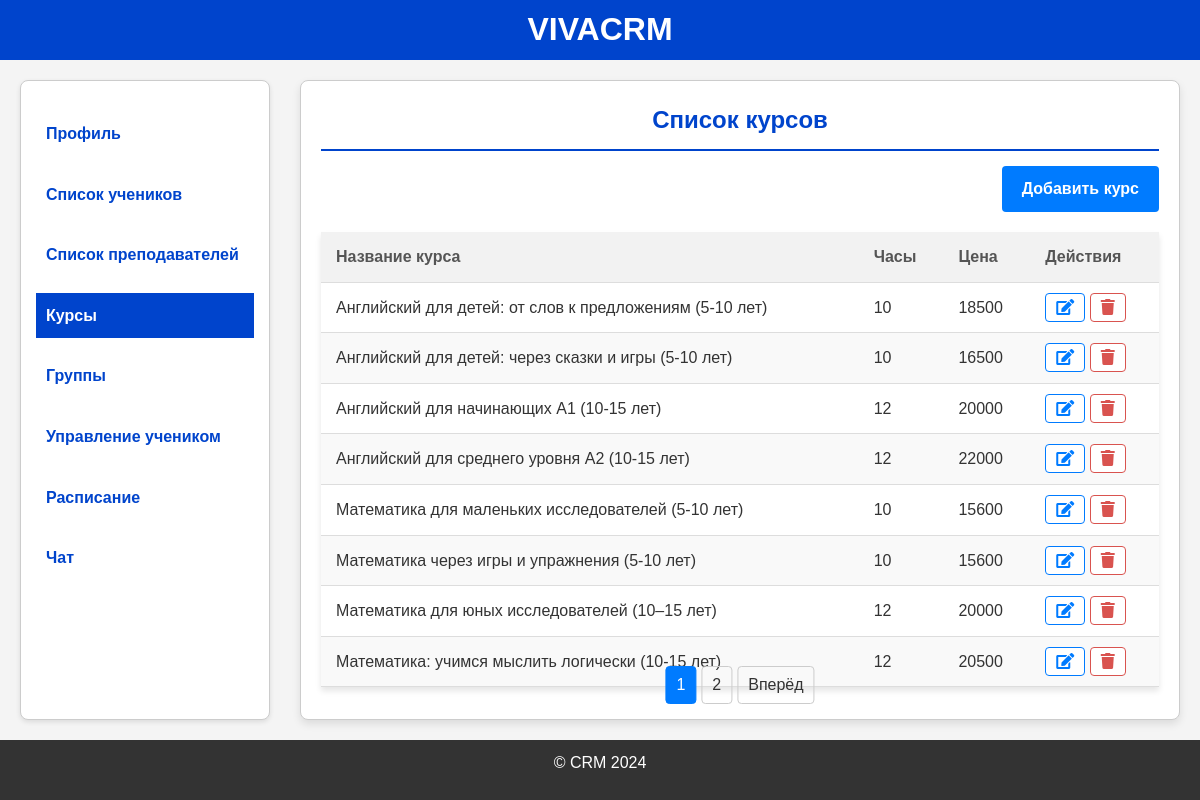
The page /courses (signed in) on the database its author committed.
### models.py (models this page shows)
class Course(db.Model):
    id = db.Column(db.Integer, primary_key=True)
    course_name = db.Column(db.String(100), nullable=False)
    academic_hours = db.Column(db.Integer, nullable=False)
    price = db.Column(db.Integer, nullable=False)
    students = db.relationship('ManageStudent', back_populates='course')

### app.py (the view)
@app.route('/courses', methods=['GET'])
@login_required
@role_required('Администратор')
def list_courses():
    administrator = Administrator.query.filter_by(admin_id=current_user.id).first()
    courses = Course.query.all()
    page = request.args.get('page', 1, type=int)
    per_page = 8  # Количество учеников на одной странице
    pagination = Course.query.paginate(page=page, per_page=per_page)
    courses = pagination.items  # Ученики текущей страницы
    return render_template('courses.html', courses=courses, administrator=administrator, pagination=pagination)

### app.py (called while the page is built)
@login_manager.user_loader
def load_user(user_id):
    return Users.query.get(int(user_id))

def role_required(role):
    def decorator(f):
        @wraps(f)
        def wrapped(*args, **kwargs):
            if not current_user.is_authenticated or current_user.role != role:
                flash('Недостаточно прав доступа')
                return redirect(url_for('login'))
            return f(*args, **kwargs)
        return wrapped
    return decorator

### templates/courses.html (shortened to what this page needs)
{% extends "base_administrator.html" %}
{% block content %}
<div class="course-form">
    <h2>Список курсов</h2>
    <div class="course-btn-container">
        <a href="{{ url_for('add_course') }}" class="add-course-link">Добавить курс</a>
    </div>
    <table class="course-list-table">
        <thead>
            <tr>
                <th>Название курса</th>
                <th>Часы</th>
                <th>Цена</th>
                <th>Действия</th>
            </tr>
        </thead>
        <tbody>
            {% for course in courses %}
            <tr>
                <td>{{ course.course_name }}</td>
                <td>{{ course.academic_hours }}</td>
                <td>{{ course.price }}</td>
                <td>
                    <a href="{{ url_for('edit_course', id=course.id) }}" class="btn-edit"><i class="fa fa-edit"></i></a>
                    <a href="{{ url_for('delete_course', id=course.id) }}" class="btn-danger"><i class="fa fa-trash"></i></a>
                </td>
            </tr>
            {% endfor %}
        </tbody>
    </table>
     <div class="pagination">
        {% for page_num in pagination.iter_pages(left_edge=2, right_edge=2, left_current=2, right_current=2) %}
            {% if page_num %}
                {% if page_num == pagination.page %}
                    <span class="current">{{ page_num }}</span>
                {% else %}
                    <a href="{{ url_for('list_courses', page=page_num) }}">{{ page_num }}</a>
                {% endif %}
            {% else %}
                <span class="ellipsis">…</span>
            {% endif %}
        {% endfor %}
        {% if pagination.has_next %}
            <a href="{{ url_for('list_courses', page=pagination.next_num) }}">Вперёд</a>
        {% endif %}
    </div>
</div>
{% endblock %}

### static/styles/base_administrator.css (style rules this page uses)
* { margin: 0; padding: 0; box-sizing: border-box; }
html, body { height: 100%; display: flex; flex-direction: column; }
body { font-family: Arial, sans-serif; line-height: 1.6; background-color: #f4f4f4; color: #333; }
.btn-edit, .btn-danger { padding: 5px 10px; text-decoration: none; border-radius: 4px; transition: all 0.3s ease; font-weight: bold; }
.btn-edit { color: #007bff; border: 1px solid #007bff; background-color: white; }
.btn-danger { color: #d9534f; border: 1px solid #d9534f; background-color: white; }

### static/styles/course.css (style rules this page uses)
.course-form { position: relative; padding-bottom: 50px; width: 100%; margin: 0px auto; background: #ffffff; border: 1px solid #ccc; border-radius: 8px; box-shadow: 0 4px 8px rgba(0, 0, 0, 0.1); padding: 20px; min-height: calc(100vh - 160px); }
.course-form h2 { color: #0044cc; text-align: center; border-bottom: 2px solid #0044cc; padding-bottom: 10px; font-weight: bold; }
.add-course-link { display: block; text-align: right; text-decoration: none; color: #007bff; font-weight: bold; }
table { width: 100%; border-collapse: collapse; margin-top: 20px; background-color: #fff; box-shadow: 0px 4px 6px rgba(0, 0, 0, 0.1); }
th, td { padding: 12px 15px; text-align: left; border-bottom: 1px solid #ddd; }
th { background-color: #f2f2f2; color: #555; }
tr:nth-child(even) { background-color: #f9f9f9; }
.course-btn-container { display: flex; justify-content: flex-end; margin-top: 15px; }
.course-btn-container a { padding: 10px 20px; background-color: #007bff; color: white; border-radius: 4px; text-decoration: none; font-size: 16px; transition: background-color 0.3s ease; }
.pagination { position: absolute; bottom: 15px; left: 50%; transform: translateX(-50%); display: flex; justify-content: center; gap: 5px; }
.pagination a, .pagination span { padding: 5px 10px; border: 1px solid #ccc; text-decoration: none; color: #333; border-radius: 4px; }
.pagination .current { background-color: #007bff; color: white; border-color: #007bff; }

### static/styles/group.css (style rules this page uses)
table { width: 100%; border-collapse: collapse; margin-top: 20px; background-color: #fff; box-shadow: 0px 4px 6px rgba(0, 0, 0, 0.1); }
th, td { padding: 12px 15px; text-align: left; border-bottom: 1px solid #ddd; }
th { background-color: #f2f2f2; color: #555; }
tr:nth-child(even) { background-color: #f9f9f9; }
.pagination { position: absolute; bottom: 15px; left: 50%; transform: translateX(-50%); display: flex; justify-content: center; gap: 5px; }
.pagination a, .pagination span { padding: 5px 10px; border: 1px solid #ccc; text-decoration: none; color: #333; border-radius: 4px; }
.pagination .current { background-color: #007bff; color: white; border-color: #007bff; }

### static/styles/student_list.css (style rules this page uses)
table { width: 100%; border-collapse: collapse; margin-top: 20px; background-color: #fff; box-shadow: 0px 4px 6px rgba(0, 0, 0, 0.1); }
th, td { padding: 12px 15px; text-align: left; border-bottom: 1px solid #ddd; }
th { background-color: #f2f2f2; color: #555; }
tr:nth-child(even) { background-color: #f9f9f9; }
.pagination { position: absolute; bottom: 15px; left: 50%; transform: translateX(-50%); display: flex; justify-content: center; gap: 5px; }
.pagination a, .pagination span { padding: 5px 10px; border: 1px solid #ccc; text-decoration: none; color: #333; border-radius: 4px; }
.pagination .current { background-color: #007bff; color: white; border-color: #007bff; }

### static/styles/teachers_list.css (style rules this page uses)
table { width: 100%; border-collapse: collapse; margin-top: 20px; background-color: #fff; box-shadow: 0px 4px 6px rgba(0, 0, 0, 0.1); }
th, td { padding: 12px 15px; text-align: left; border-bottom: 1px solid #ddd; }
th { background-color: #f2f2f2; color: #555; }
tr:nth-child(even) { background-color: #f9f9f9; }
.pagination { position: absolute; bottom: 15px; left: 50%; transform: translateX(-50%); display: flex; justify-content: center; gap: 5px; }
.pagination a, .pagination span { padding: 5px 10px; border: 1px solid #ccc; text-decoration: none; color: #333; border-radius: 4px; }
.pagination .current { background-color: #007bff; color: white; border-color: #007bff; }

### rows shown on the page
Course: course_name "Английский для детей: от слов к предложениям (5-10 лет)", academic_hours "10", price "18500"
Course: course_name "Английский для детей: через сказки и игры (5-10 лет)", academic_hours "10", price "16500"
Course: course_name "Английский для начинающих A1 (10-15 лет)", academic_hours "12", price "20000"
Course: course_name "Английский для среднего уровня A2 (10-15 лет)", academic_hours "12", price "22000"
Course: course_name "Математика для маленьких исследователей (5-10 лет)", academic_hours "10", price "15600"
Course: course_name "Математика через игры и упражнения (5-10 лет)", academic_hours "10", price "15600"
Course: course_name "Математика для юных исследователей (10–15 лет)", academic_hours "12", price "20000"
Course: course_name "Математика: учимся мыслить логически (10-15 лет)", academic_hours "12", price "20500"

### other values the page prints
{{ page_num }} "1"
{{ page_num }} "2"
